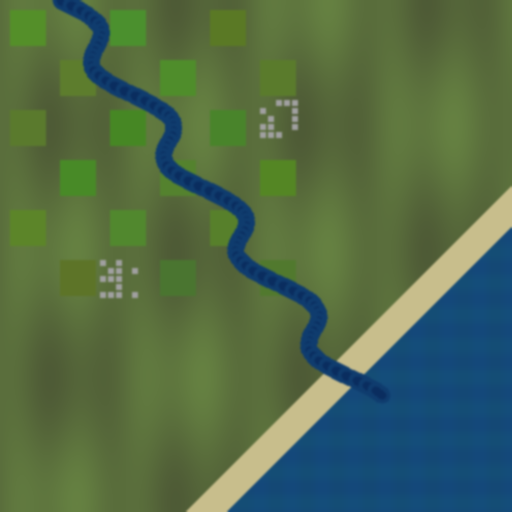
#> input picture backend/samples/river_delta.png, 512 x 512 px, found by its file name
$ python train_model.py
#> lines starting #> are read from the running program, lines starting #| are printed output that depends on the picture; after the words box and inside, x2 and y2 are one past the last pixel; in counts of white or black regions, pixels touching at a corner belong together
import os
import cv2
import numpy as np
import random
import time
import json
from sklearn.model_selection import train_test_split
from sklearn.ensemble import RandomForestClassifier, HistGradientBoostingClassifier
from sklearn.tree import DecisionTreeClassifier
from sklearn.linear_model import LogisticRegression
from sklearn.metrics import classification_report, accuracy_score, precision_score, recall_score, f1_score
import joblib

# Paths
BASE_DIR = os.path.dirname(os.path.abspath(__file__))
SAMPLES_DIR = os.path.join(os.path.dirname(BASE_DIR), "samples")
DATA_DIR = os.path.join(BASE_DIR, "data")
MODELS_DIR = os.path.join(BASE_DIR, "models")

# Ensure folders exist
os.makedirs(DATA_DIR, exist_ok=True)
os.makedirs(MODELS_DIR, exist_ok=True)

# List of samples to build dataset from
SAMPLE_FILES = [
    "river_delta.png",
    "mountain_valley.png",
    "agricultural_plains.png",
    "putra_heights_map.png",
    "putra_heights_sat.png"
]

def run_model_training():
    print("====================================================")
    print(" AeroFlood AI: Building ML Dataset & Training Model ")
    print("====================================================")

    features_list = []
    labels_list = []

    # Soil absorption mapping to runoff coefficients
    soil_absorption = {
        "sandy": 0.80, # 20% runoff
        "loam": 0.50,  # 50% runoff
        "clay": 0.15   # 85% runoff
    }

    # Find active samples
    active_samples = []
    for f in SAMPLE_FILES:
        path = os.path.join(SAMPLES_DIR, f)
        if os.path.exists(path):
            active_samples.append((f, path))
        else:
            print(f"Warning: Sample file missing: {path}")

    if not active_samples:
        print("Error: No sample images found. Cannot train model. Run generate_samples.py first.")
        return False

    print(f"Found {len(active_samples)} active sample images. Compiling pixel features...")

    # We will run 30 random environment simulations per image to cover the parameter space continuously
    num_simulations_per_image = 30
    samples_per_simulation = 400

    for f_name, path in active_samples:
        img = cv2.imread(path)
#> img is the input picture: shape (512, 512, 3); mean B, G, R 73.2, 107.7, 80.7
        if img is None:
            continue

        # Resize to consistent smaller size for data sampling
        h, w = img.shape[:2]
#> h = 512; w = 512
        scale = 384 / max(h, w)
#> scale = 0.75
        img = cv2.resize(img, (0, 0), fx=scale, fy=scale, interpolation=cv2.INTER_AREA)
#> img: shape (384, 384, 3)
        h, w = img.shape[:2]
#> h = 384; w = 384

        # 1. Segment Water Bodies
        hsv = cv2.cvtColor(img, cv2.COLOR_BGR2HSV)
#> hsv: shape (384, 384, 3); mean H, S, V 53.6, 136.2, 116.7

        # Color Ranges
        mask1 = cv2.inRange(hsv, np.array([80, 20, 15]), np.array([140, 255, 160]))
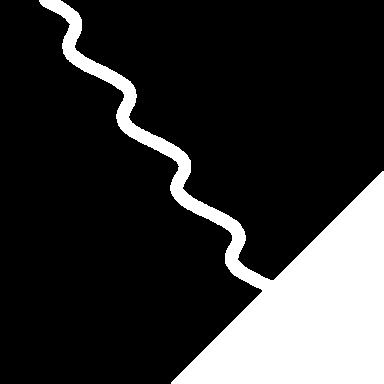
#> mask1: shape (384, 384); 19.4% white; 1 white region, box (x1, y1, x2, y2) and area: (39, 0, 384, 384) 28617
        mask2 = cv2.inRange(hsv, np.array([35, 25, 10]), np.array([80, 255, 110]))
#> mask2: shape (384, 384); 37.4% white; 65 white regions (59 under 20 px), largest, box (x1, y1, x2, y2) and area: (0, 0, 242, 384) 29246, (82, 0, 384, 270) 25151, (75, 31, 105, 66) 427, (213, 207, 246, 235) 40, (78, 213, 86, 218) 38, (106, 66, 136, 89) 35
        mask3 = cv2.inRange(hsv, np.array([0, 0, 0]), np.array([180, 255, 40]))
#> mask3: shape (384, 384); every value is 0
        mask4 = cv2.inRange(hsv, np.array([85, 15, 150]), np.array([125, 180, 255]))

        water_mask = cv2.bitwise_or(cv2.bitwise_or(cv2.bitwise_or(mask1, mask2), mask3), mask4)
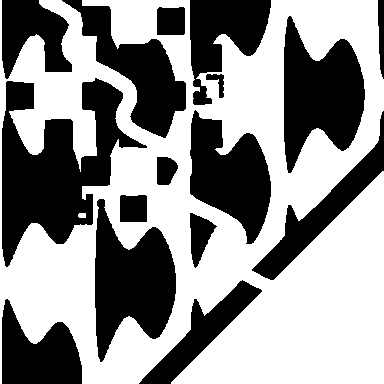
#> water_mask: shape (384, 384); 56.8% white; 16 black regions, largest, box (x1, y1, x2, y2) and area: (2, 78, 147, 267) 12467, (95, 199, 176, 362) 7798, (284, 16, 365, 173) 7738

        # Connected Component Size Filter
        num_labels, labels, stats, centroids = cv2.connectedComponentsWithStats(water_mask)
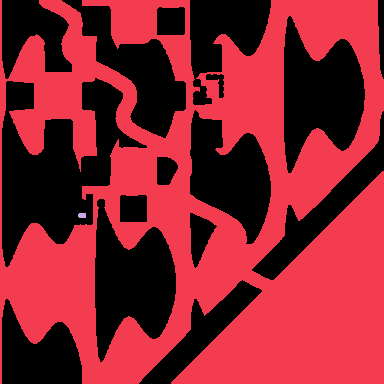
#> labels: shape (384, 384) int32; 3 distinct labels, from 0 to 2; one colour per label, 0 black
#> num_labels = 3; stats = [[2, 0, 382, 384, 63711], [0, 0, 384, 384, 83707], [78, 213, 8, 5, 38]]; centroids = [[164.5, 170.4], [212.1, 207.6], [81.68, 215]]
        clean_water = np.zeros_like(water_mask)
        min_area = max(50, int((h * w) * 0.0006))
#> min_area = 88
        for i in range(1, num_labels):
            if stats[i, cv2.CC_STAT_AREA] >= min_area:
                clean_water[labels == i] = 255
#> clean_water: shape (384, 384); 56.8% white; 16 black regions, largest, box (x1, y1, x2, y2) and area: (2, 78, 147, 267) 12505, (95, 199, 176, 362) 7798, (284, 16, 365, 173) 7738
        water_mask = clean_water

        # 2. Elevation transform
        dist_transform = cv2.distanceTransform(cv2.bitwise_not(water_mask), cv2.DIST_L2, 5)
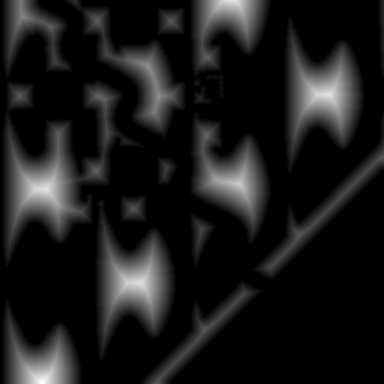
#> dist_transform: shape (384, 384) float32; min 0, max 40, mean 4.1; drawn with min black and max white
        cv2.normalize(dist_transform, dist_transform, 0, 255, cv2.NORM_MINMAX)
        dist_norm = dist_transform.astype(np.uint8)

        gray = cv2.cvtColor(img, cv2.COLOR_BGR2GRAY)
        terrain_base = cv2.GaussianBlur(gray, (51, 51), 0)
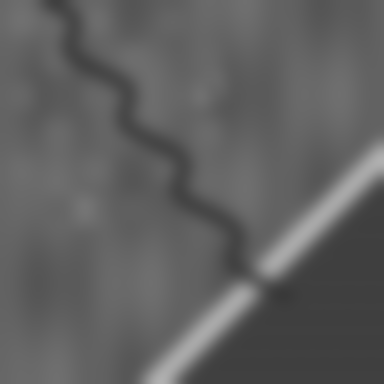
#> terrain_base: shape (384, 384); min 57, max 177, mean 95.6

        elevation_map = cv2.addWeighted(dist_norm, 0.60, terrain_base, 0.40, 0)
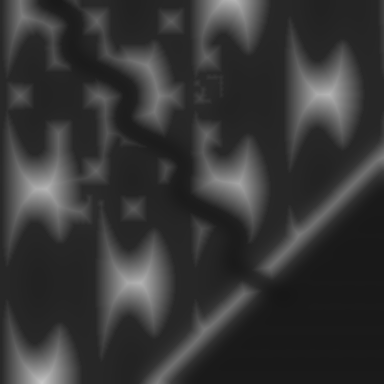
#> elevation_map: shape (384, 384); min 23, max 196, mean 53.7
        elevation_map = cv2.GaussianBlur(elevation_map, (15, 15), 0)

        # Draw samples from the image under each simulation config
        for _ in range(num_simulations_per_image):
            # Domain Randomization: generate completely random parameters
            rainfall = random.uniform(30.0, 300.0)
            soil_type = random.choice(["sandy", "loam", "clay"])
            elevation_offset = random.uniform(10.0, 80.0)

            runoff_coeff = 1.0 - soil_absorption[soil_type]
            runoff = rainfall * runoff_coeff

            # Ground truth flood calculation for this config
            base_level = (elevation_offset / 100.0) * 120.0
            runoff_expansion = (runoff / 300.0) * 110.0
            flood_level = base_level + runoff_expansion

            # Raw flood mask
            flood_mask = np.zeros_like(water_mask)
            flood_mask[elevation_map < flood_level] = 255

            # Proximity lock rule (flood expands contiguously from river/shores)
            num_labels_flood, labels_flood = cv2.connectedComponents(flood_mask)
            connected_flood = np.zeros_like(flood_mask)
            for label_idx in range(1, num_labels_flood):
                cluster = (labels_flood == label_idx).astype(np.uint8) * 255
                if np.sum(cv2.bitwise_and(cluster, water_mask)) > 0:
                    connected_flood = cv2.bitwise_or(connected_flood, cluster)

            if np.sum(water_mask) == 0:
                connected_flood = flood_mask
            flood_mask = connected_flood

            # Draw samples_per_simulation random pixels from this simulation configuration
            for _ in range(samples_per_simulation):
                y = random.randint(0, h - 1)
                x = random.randint(0, w - 1)

                # Spectral Features
                H, S, V = hsv[y, x]

                # Geographical Features
                dist = dist_norm[y, x]
                elev = elevation_map[y, x]

                # Target Label: 1 if pixel is flooded (excluding original permanent water), else 0
                is_permanent_water = water_mask[y, x] > 0
                is_flooded = 1 if (flood_mask[y, x] > 0 and not is_permanent_water) else 0

                # Append to dataset
                features_list.append([
                    float(H),
                    float(S),
                    float(V),
                    float(dist),
                    float(elev),
                    float(rainfall),
                    float(runoff_coeff),
                    float(elevation_offset)
                ])
                labels_list.append(is_flooded)
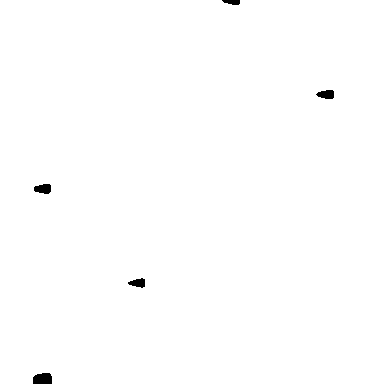
#> flood_mask: shape (384, 384); 99.6% white; 5 black regions, box (x1, y1, x2, y2) and area: (33, 373, 52, 384) 189, (34, 184, 51, 194) 135, (316, 90, 334, 99) 125, (128, 278, 145, 288) 112, (222, 0, 240, 5) 70
#> after the loop, features_list = 12000 items; labels_list = 12000 values, max 1 at index 5, min 0 at index 0, mean 0.286
#> pass 2 of the loop in run_model_training, `for f_name, path in active_samples:`:
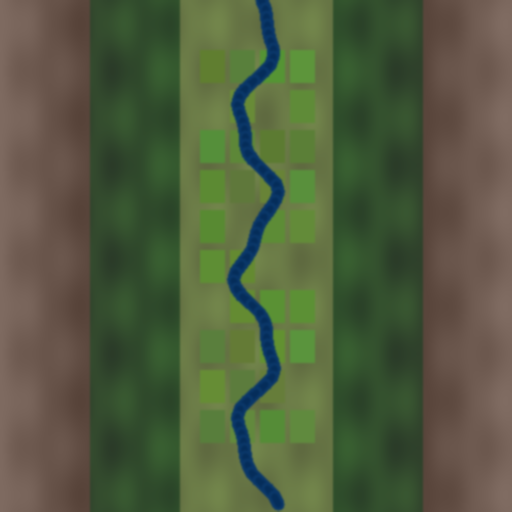
#> input picture backend/samples/mountain_valley.png, 512 x 512 px, found by its file name
#> in run_model_training, img is the input picture: shape (512, 512, 3); mean B, G, R 63.1, 92.7, 82.4
#> img: shape (384, 384, 3)
#> hsv: shape (384, 384, 3); mean H, S, V 37.2, 101, 100.8
#> mask1: shape (384, 384); 2.9% white; 1 white region, box (x1, y1, x2, y2) and area: (170, 0, 214, 383) 4321
#> mask2: shape (384, 384); 36.4% white; 153 white regions (138 under 20 px), largest, box (x1, y1, x2, y2) and area: (249, 0, 317, 384) 26112, (68, 0, 136, 384) 25943, (220, 184, 233, 206) 230
#> water_mask: shape (384, 384); 39.3% white; 14 white regions (5 under 20 px), largest, box (x1, y1, x2, y2) and area: (249, 0, 317, 384) 26112, (68, 0, 136, 384) 25943, (170, 0, 214, 384) 5038
#> in run_model_training, `num_labels, labels, stats, centroids = cv2.connectedComponentsWithStat..`:
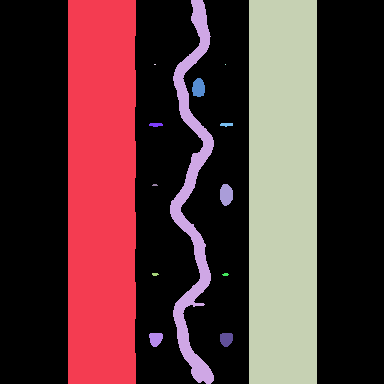
#> labels: shape (384, 384) int32; 15 distinct labels, from 0 to 14; one colour per label, 0 black
#> num_labels = 15; stats = 15 rows, first 6: [0, 0, 384, 384, 89498], [68, 0, 68, 384, 25943], [170, 0, 44, 384, 5038], [249, 0, 68, 384, 26112], [154, 64, 2, 1, 2], [225, 64, 1, 1, 1]; centroids = 15 rows, first 8: [191, 191], [101.3, 191.5], [192.3, 196.4], [282.5, 191.5], [154.5, 64], [225, 64], [198.1, 87.48], [155.4, 124.3]
#> after the loop in run_model_training, `for _ in range(num_simulations_per_image):`:
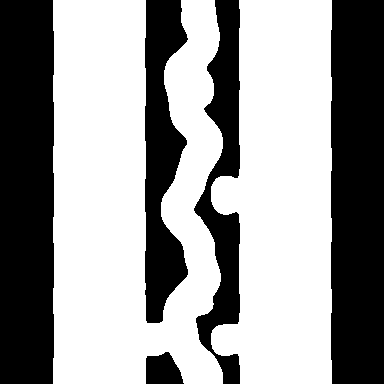
#> flood_mask: shape (384, 384); 59.6% white; 5 black regions, box (x1, y1, x2, y2) and area: (0, 0, 54, 384) 20573, (331, 0, 384, 384) 20203, (145, 0, 188, 323) 9242, (194, 0, 240, 384) 8576, (146, 352, 184, 384) 940
#> after the loop in run_model_training, `for _ in range(num_simulations_per_image):`: features_list = 24000 items
#> pass 3 of the loop in run_model_training, `for f_name, path in active_samples:`:
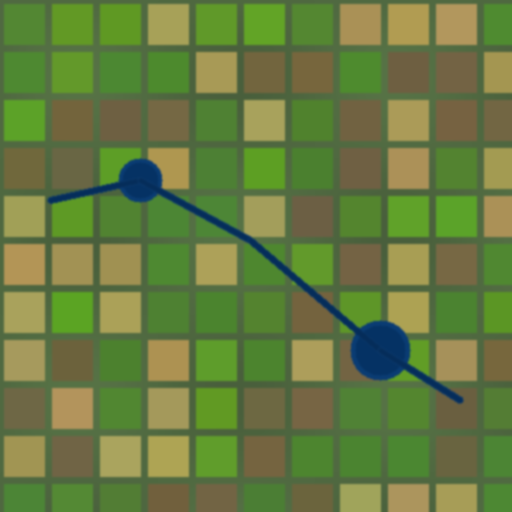
#> input picture backend/samples/agricultural_plains.png, 512 x 512 px, found by its file name
#> in run_model_training, img is the input picture: shape (512, 512, 3); mean B, G, R 64, 124.5, 103.3
#> img: shape (384, 384, 3)
#> hsv: shape (384, 384, 3); mean H, S, V 40.3, 132.1, 130.4
#> mask1: shape (384, 384); 2.7% white; 1 white region, box (x1, y1, x2, y2) and area: (35, 119, 348, 303) 4019
#> mask2: shape (384, 384); 18.1% white; 107 white regions (105 under 20 px), largest, box (x1, y1, x2, y2) and area: (0, 0, 384, 384) 26366, (290, 37, 323, 71) 129
#> water_mask: shape (384, 384); 20.8% white; 3 white regions (1 under 20 px), largest, box (x1, y1, x2, y2) and area: (0, 0, 384, 384) 30585, (290, 37, 323, 71) 129
#> in run_model_training, `num_labels, labels, stats, centroids = cv2.connectedComponentsWithStat..`:
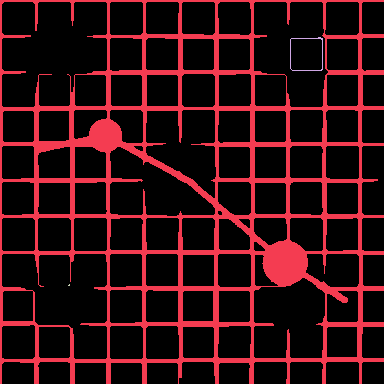
#> labels: shape (384, 384) int32; 4 distinct labels, from 0 to 3; one colour per label, 0 black
#> num_labels = 4; stats = [[2, 2, 382, 382, 116739], [0, 0, 384, 384, 30585], [290, 37, 33, 34, 129], [68, 284, 2, 2, 3]]; centroids = [[190.3, 190.3], [195.5, 196.7], [306.8, 53.36], [68.67, 284.7]]
#> in run_model_training, `elevation_map = cv2.addWeighted(dist_norm, 0.60, terrain_base, 0.40, 0)`:
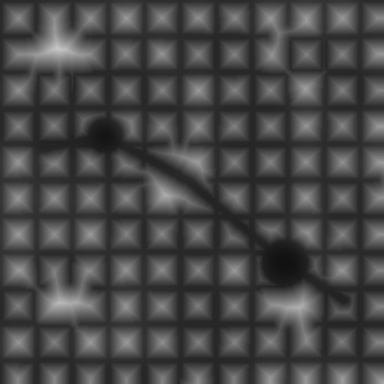
#> elevation_map: shape (384, 384); min 17, max 201, mean 72.4
#> after the loop in run_model_training, `for _ in range(num_simulations_per_image):`: features_list = 36000 items
#> the loop made 5 passes; the first 3 are shown

    X = np.array(features_list)
    y = np.array(labels_list)

    print(f"Dataset compiled! Total samples: {X.shape[0]} rows.")
#| Dataset compiled! Total samples: 60000 rows.

    # Save dataset to CSV for hackathon transparency
    csv_path = os.path.join(DATA_DIR, "pixel_dataset.csv")
    header = "H,S,V,distance_to_water,elevation,rainfall,soil_runoff_coeff,elevation_offset,is_flooded"
    data_to_save = np.column_stack((X, y))
    np.savetxt(csv_path, data_to_save, delimiter=",", header=header, comments="", fmt="%.2f")
    print(f"Dataset successfully saved to: {csv_path}")

    # Train / Test split
    print("Splitting dataset into train/test (80/20)...")
    X_train, X_test, y_train, y_test = train_test_split(X, y, test_size=0.20, random_state=42, stratify=y)

    # Define models to train
    models_config = {
        "random_forest": {
            "name": "Random Forest",
            "model": RandomForestClassifier(n_estimators=30, max_depth=12, random_state=42, n_jobs=-1),
            "filename": "flood_rf_model.pkl"
        },
        "decision_tree": {
            "name": "Decision Tree",
            "model": DecisionTreeClassifier(max_depth=10, random_state=42),
            "filename": "flood_dt_model.pkl"
        },
        "gradient_boosting": {
            "name": "Gradient Boosting (Hist)",
            "model": HistGradientBoostingClassifier(max_iter=50, max_depth=8, random_state=42),
            "filename": "flood_hgb_model.pkl"
        },
        "logistic_regression": {
            "name": "Logistic Regression",
            "model": LogisticRegression(max_iter=1000, random_state=42),
            "filename": "flood_lr_model.pkl"
        }
    }

    comparison_data = {}

    for key, info in models_config.items():
        print(f"\nFitting {info['name']} Classifier...")
        start_time = time.time()
        info['model'].fit(X_train, y_train)
        training_time = time.time() - start_time

        # Inference Latency evaluation (predict on test set)
        start_pred = time.time()
        y_pred = info['model'].predict(X_test)
        pred_time = time.time() - start_pred

        # Calculate latency per 100k pixels in milliseconds
        latency_100k = (pred_time / len(y_test)) * 100000 * 1000

        # Compute metrics
        acc = accuracy_score(y_test, y_pred)
        prec = precision_score(y_test, y_pred, zero_division=0)
        rec = recall_score(y_test, y_pred, zero_division=0)
        f1 = f1_score(y_test, y_pred, zero_division=0)

        # Save model
        model_path = os.path.join(MODELS_DIR, info['filename'])
        joblib.dump(info['model'], model_path)

        # Get file size in KB
        model_size_kb = os.path.getsize(model_path) / 1024.0

        print(f"{info['name']} Accuracy: {acc * 100:.2f}% (Size: {model_size_kb:.1f} KB, Latency: {latency_100k:.2f} ms)")

        comparison_data[key] = {
            "name": info['name'],
            "accuracy": float(acc),
            "precision": float(prec),
            "recall": float(rec),
            "f1_score": float(f1),
            "training_time": float(training_time),
            "latency_100k_ms": float(latency_100k),
            "size_kb": float(model_size_kb)
        }

    # Export unified JSON comparison report
    report_path = os.path.join(DATA_DIR, "model_comparison.json")
    with open(report_path, "w") as f:
        json.dump(comparison_data, f, indent=4)

    print(f"\nUnified comparison report saved to: {report_path}")

    # Beautiful Rich terminal printout
    try:
        from rich.console import Console
        from rich.table import Table

        console = Console()
        table = Table(title="AeroFlood AI: Model Performance Comparison", show_header=True, header_style="bold cyan")
        table.add_column("Classifier Model", style="bold white", width=25)
        table.add_column("Accuracy", justify="right", style="green")
        table.add_column("Precision", justify="right")
        table.add_column("Recall", justify="right")
        table.add_column("F1-Score", justify="right", style="magenta")
        table.add_column("Model Size", justify="right", style="yellow")
        table.add_column("Inference Latency (100k px)", justify="right", style="cyan")
        table.add_column("Training Time", justify="right")

        for key in ["random_forest", "decision_tree", "gradient_boosting", "logistic_regression"]:
            metrics = comparison_data[key]
            table.add_row(
                metrics["name"],
                f"{metrics['accuracy']*100:.2f}%",
                f"{metrics['precision']*100:.2f}%",
                f"{metrics['recall']*100:.2f}%",
                f"{metrics['f1_score']*100:.2f}%",
                f"{metrics['size_kb']:.1f} KB",
                f"{metrics['latency_100k_ms']:.2f} ms",
                f"{metrics['training_time']:.4f} s"
            )
        console.print("\n")
        console.print(table)
        console.print("\n")
    except Exception as rich_err:
        print(f"Could not print rich table: {rich_err}")

    print("All models successfully trained and exported!\n")
    return True

if __name__ == "__main__":
    run_model_training()
